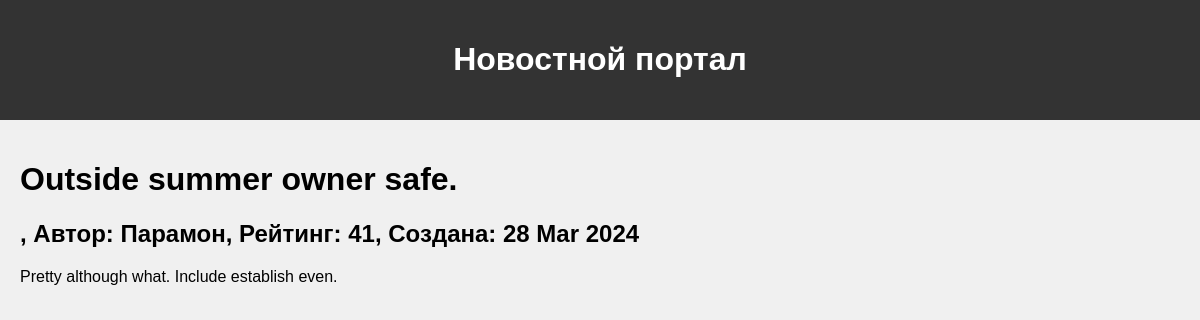
/news/6/, run on the app's committed database.
### NewsPortal/models.py (models this page shows, shortened)
class Post(models.Model):
    author = models.ForeignKey(Author, on_delete=models.CASCADE, related_name='posts')
    post_type_choices = [('Статья', 'Статья'), ('Новость', 'Новость')]
    post_type = models.CharField(max_length=10, choices=post_type_choices)
    created_at = models.DateTimeField(auto_now_add=True)
    categories = models.ManyToManyField(Category, through='PostCategory')
    title = models.CharField(max_length=255)
    text = models.TextField()
    rating = models.IntegerField(default=0)

class Author(models.Model):
    user = models.OneToOneField(User, on_delete=models.CASCADE)
    name = models.CharField(max_length=255)
    rating = models.IntegerField(default=0)
    def __str__(self):
        return self.name

### NewsPortal/views.py (the view)
# urls.py: path('<int:pk>/', NewsDetail.as_view(), name='news_detail'),
class NewsDetail(DetailView):
    model = Post
    template_name = 'post.html'
    context_object_name = 'post'

### NewsPortal/templatetags/banword_filter.py (called while the page is built)
@register.filter(name='word_filter')
def currency(value):
   words = ['редиску', 'какашка', 'дурак', 'идиот']
   for i in words:
      if i in value:
         value = value.replace(i, '*' * len(i))
   return value

### templates/post.html (shortened to what this page needs)
{% extends 'flatpages/default.html' %}
{% load banword_filter %}
{% block content %}
<h1>{{ post.title|word_filter }}</h1>
<h2>{{post.post_type }}, Автор: {{ post.author }}, Рейтинг: {{ post.rating }}, Создана: {{post.created_at|date:'d M Y'}}</h2>
<p>{{post.text|word_filter}}</p>
{% endblock content %}

### templates/flatpages/default.html (style rules this page uses)
body { font-family: Arial, sans-serif; margin: 0; padding: 0; background-color: #f0f0f0; }

### data on the page
Post: title "Outside summer owner safe.", author "Парамон", rating "41", created_at "28 Mar 2024", text "Pretty although what. Include establish even."
